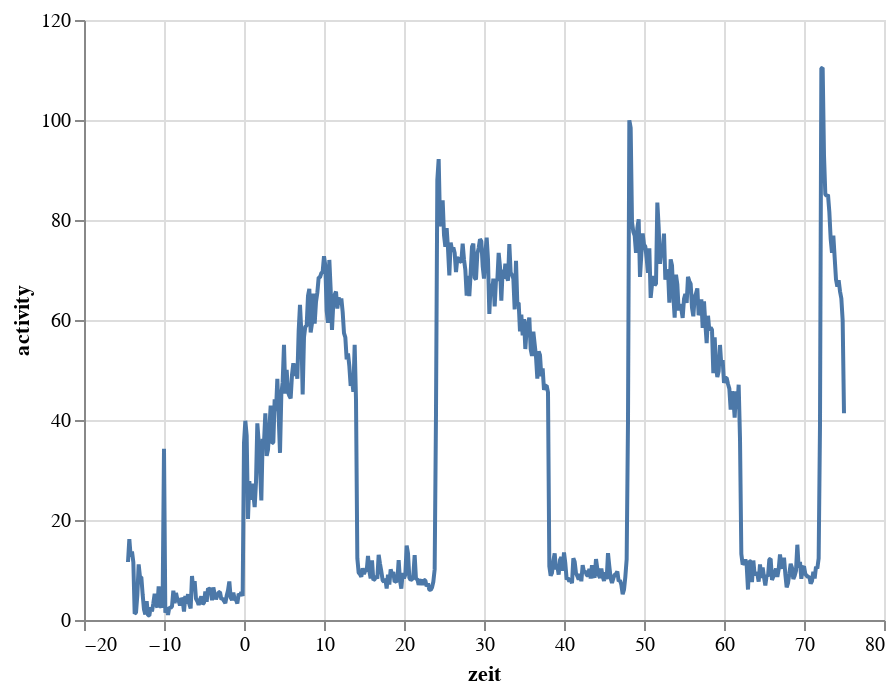

The code cell stored with this chart in its notebook:
### Code cell
inds1 = average_df['genotype'] == 'wt'

alt.Chart(average_df.loc[inds1,:]
         ).mark_line(
            strokeJoin = 'bevel'
         ).encode(
            x = alt.X('zeit:Q'),
            y = 'activity:Q',
            order = 'zeit:Q',
            
         )

### Figure 1 — Vega-Lite specification as saved in the notebook (floating-point values rounded to 4 significant figures; data arrays with more than 128 entries replaced by an {"elided": "..."} marker saying what was removed)
{"$schema": "https://vega.github.io/schema/vega-lite/v2.6.0.json", "config": {"view": {"height": 300, "width": 400}}, "data": {"name": "data-b580c35adf9464ac8037f1728f983511"}, "datasets": {"data-b580c35adf9464ac8037f1728f983511": {"elided": "538 records"}}, "encoding": {"order": {"field": "zeit", "type": "quantitative"}, "x": {"field": "zeit", "type": "quantitative"}, "y": {"field": "activity", "type": "quantitative"}}, "mark": {"strokeJoin": "bevel", "type": "line"}}
